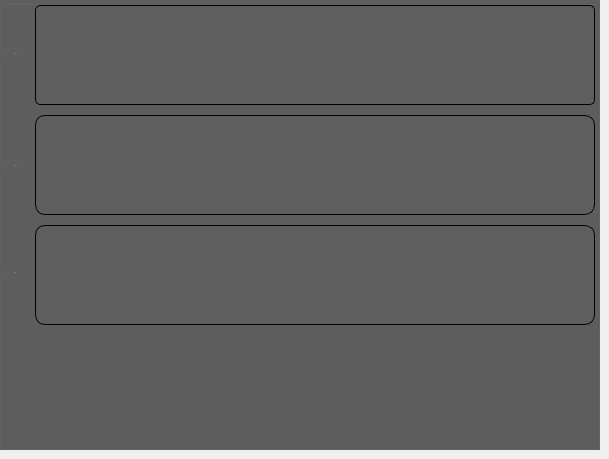
        <widget class="QWidget" name="widget_9">
         <widget class="QGroupBox" name="groupBox_14">
          <property name="geometry">
           <rect>
            <x>0</x>
            <y>0</y>
            <width>600</width>
            <height>450</height>
           </rect>
          </property>
          <property name="styleSheet">
           <string notr="true">background-color: rgb(94, 94, 94);</string>
          </property>
          <property name="title">
           <string/>
          </property>
          <widget class="QLabel" name="label_92">
           <property name="geometry">
            <rect>
             <x>0</x>
             <y>48</y>
             <width>30</width>
             <height>12</height>
            </rect>
           </property>
           <property name="font">
            <font>
             <family>Roboto</family>
             <pointsize>-1</pointsize>
             <italic>false</italic>
             <bold>false</bold>
            </font>
           </property>
           <property name="styleSheet">
            <string notr="true">background-color: rgb(94, 94, 94);
color: rgb(194, 194, 194);
border: 0px;
text-align: center;
font: 12px 'Roboto';</string>
           </property>
           <property name="text">
            <string>S1-2</string>
           </property>
           <property name="alignment">
            <set>Qt::AlignCenter</set>
           </property>
          </widget>
          <widget class="QLabel" name="label_94">
           <property name="geometry">
            <rect>
             <x>0</x>
             <y>160</y>
             <width>30</width>
             <height>12</height>
            </rect>
           </property>
           <property name="font">
            <font>
             <family>Roboto</family>
             <pointsize>-1</pointsize>
             <italic>false</italic>
             <bold>false</bold>
            </font>
           </property>
           <property name="styleSheet">
            <string notr="true">background-color: rgb(94, 94, 94);
color: rgb(194, 194, 194);
border: 0px;
text-align: left;
font: 12px 'Roboto';</string>
           </property>
           <property name="text">
            <string>S1-3</string>
           </property>
           <property name="alignment">
            <set>Qt::AlignCenter</set>
           </property>
          </widget>
          <widget class="QLabel" name="label_93">
           <property name="geometry">
            <rect>
             <x>0</x>
             <y>267</y>
             <width>30</width>
             <height>12</height>
            </rect>
           </property>
           <property name="font">
            <font>
             <family>Roboto</family>
             <pointsize>-1</pointsize>
             <italic>false</italic>
             <bold>false</bold>
            </font>
           </property>
           <property name="styleSheet">
            <string notr="true">background-color: rgb(94, 94, 94);
color: rgb(194, 194, 194);
border: 0px;
text-align: left;
font: 12px 'Roboto';</string>
           </property>
           <property name="text">
            <string>S2-3</string>
           </property>
           <property name="alignment">
            <set>Qt::AlignCenter</set>
           </property>
          </widget>
          <widget class="QChartView" name="chartView_13">
           <property name="geometry">
            <rect>
             <x>35</x>
             <y>5</y>
             <width>560</width>
             <height>100</height>
            </rect>
           </property>
           <property name="styleSheet">
            <string notr="true">border: 1px solid black;
border-radius: 5px;
background-color: rgb(94, 94, 94);</string>
           </property>
          </widget>
          <widget class="QChartView" name="chartView_15">
           <property name="geometry">
            <rect>
             <x>35</x>
             <y>115</y>
             <width>560</width>
             <height>100</height>
            </rect>
           </property>
           <property name="styleSheet">
            <string notr="true">border: 1px solid black;
border-radius: 10px;
background-color: rgb(94, 94, 94);</string>
           </property>
          </widget>
          <widget class="QChartView" name="chartView_14">
           <property name="geometry">
            <rect>
             <x>35</x>
             <y>225</y>
             <width>560</width>
             <height>100</height>
            </rect>
           </property>
           <property name="styleSheet">
            <string notr="true">border: 1px solid black;
border-radius: 10px;
background-color: rgb(94, 94, 94);</string>
           </property>
          </widget>
         </widget>
        </widget>
